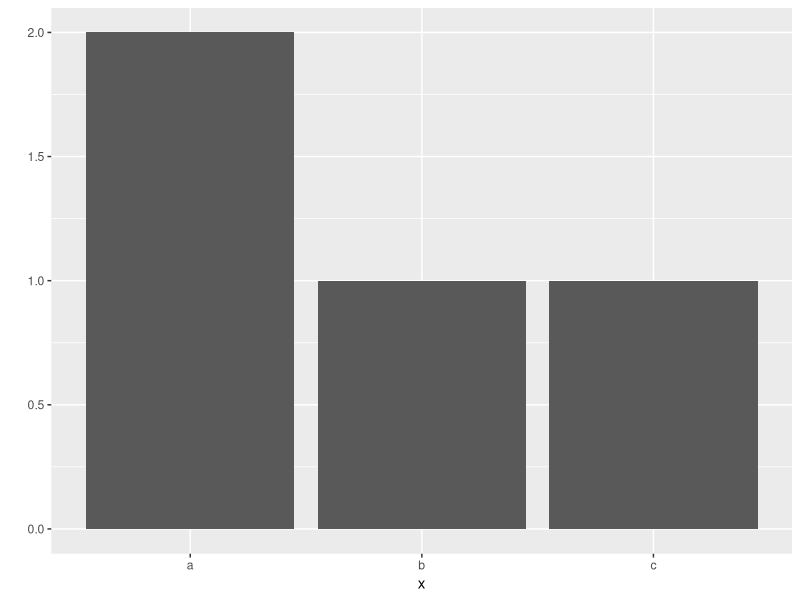
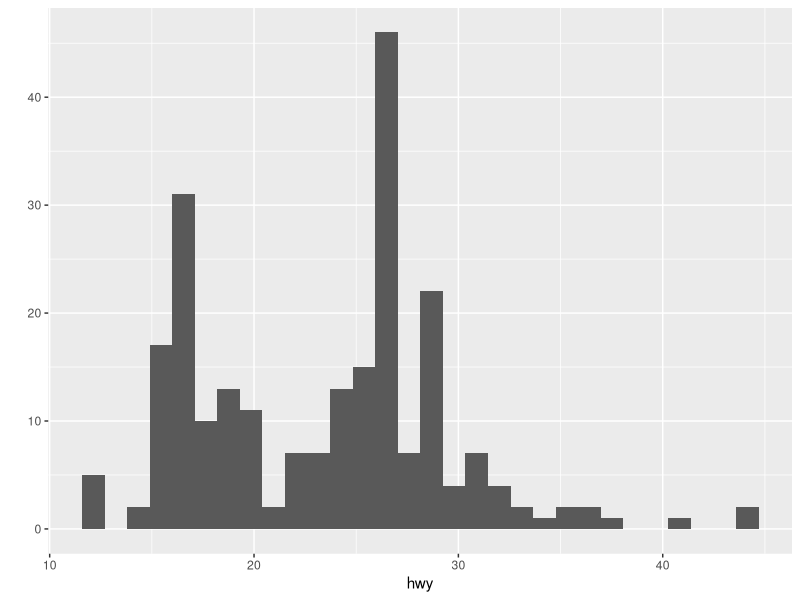
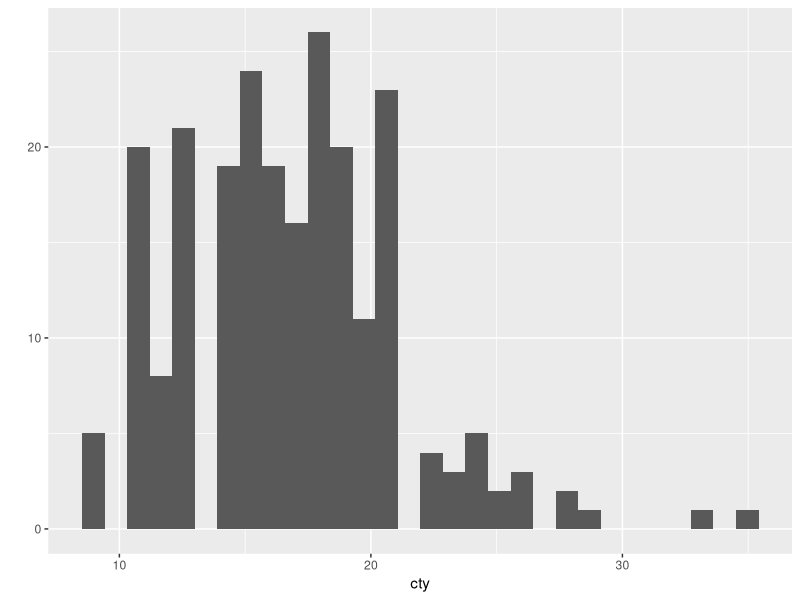
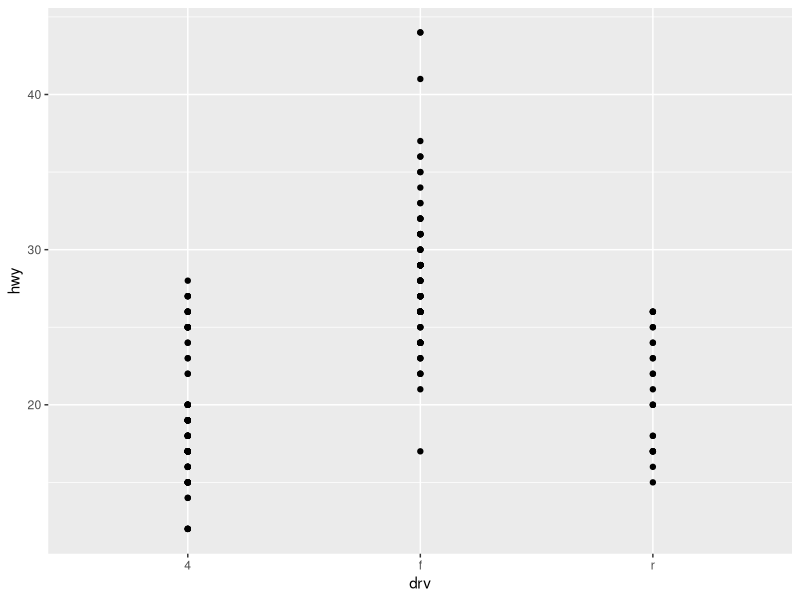
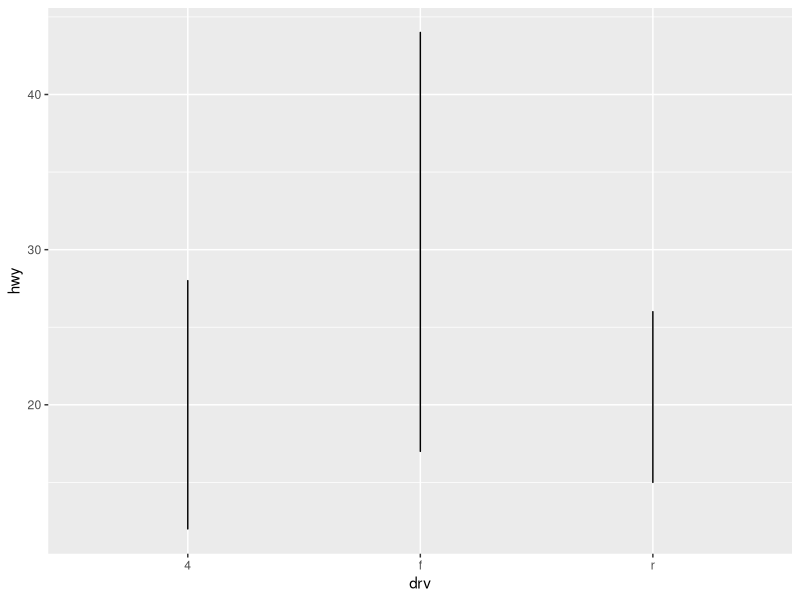
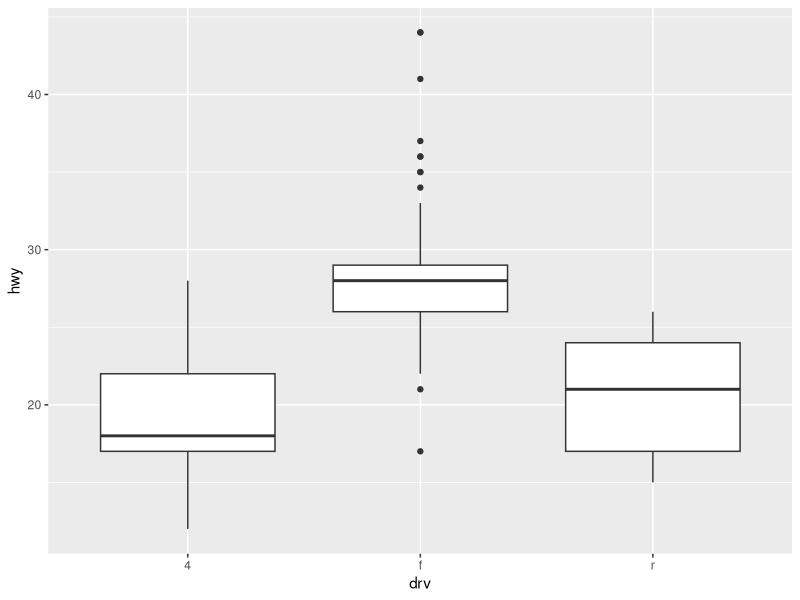

Recreate these plots in R, in order.
# 변수 만들기 
a <- 1 
a
b <- 3
a+b

# 배열 만들기 
arr <- c(1,2,3)
arr
arr2 <- c(3:5)
arr2

var <- seq(2,5)
var
var + 3

var2 <- seq(1,10,by=3)
var2

var3 <- seq(0.1,5,2)
var3

var+var2

# 문자열 
str1 <- 'a'
str1
str2 <- "Hello World!"
str2

# 문자열 배열 
str3 <- c('a',"bc","this")
str3
str3[2]

# 함수 적용 
x <- c(1,3,5)
mean(x)
max(x)
min(x)

# 문자 처리 전용 함수 
str4<- c("Hi","My","name","is","A")
str4
paste(str4,collapse = ',')
str5<- paste(str4,collapse = " ")
str5

# 패키지 사용법
# 패키지 설치 -> 패키지 로드(R 스튜디오 시작할 때마다) -> 함수 사용하기
install.packages("ggplot2")
library(ggplot2)

x <- c("a","a","b","c")

qplot(x)

# 간단한 그래프 커스터마이징 ( 자세한건 추후에 ) 
# mpg 는 특정 데이터셋 , hwy 는 자동차가 고속도로에서 1갤런에 몇 마일을 가는지 나타내는 변수 
qplot(data=mpg,x=hwy)

qplot(data=mpg,x=cty)
qplot(data=mpg,x=drv,y=hwy)
qplot(data=mpg,x=drv,y=hwy,geom = "line")
qplot(data=mpg,x=drv,y=hwy,geom = "boxplot")

# 함수 기능 살펴보기 
?qplot
      
